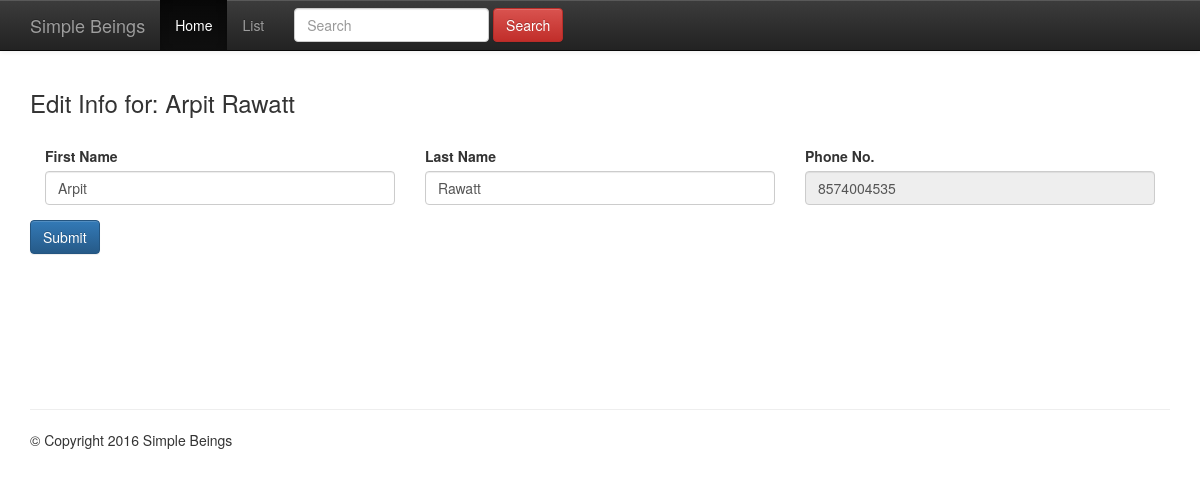
The page /edit_customer.php?id=1 on the database as committed earlier.
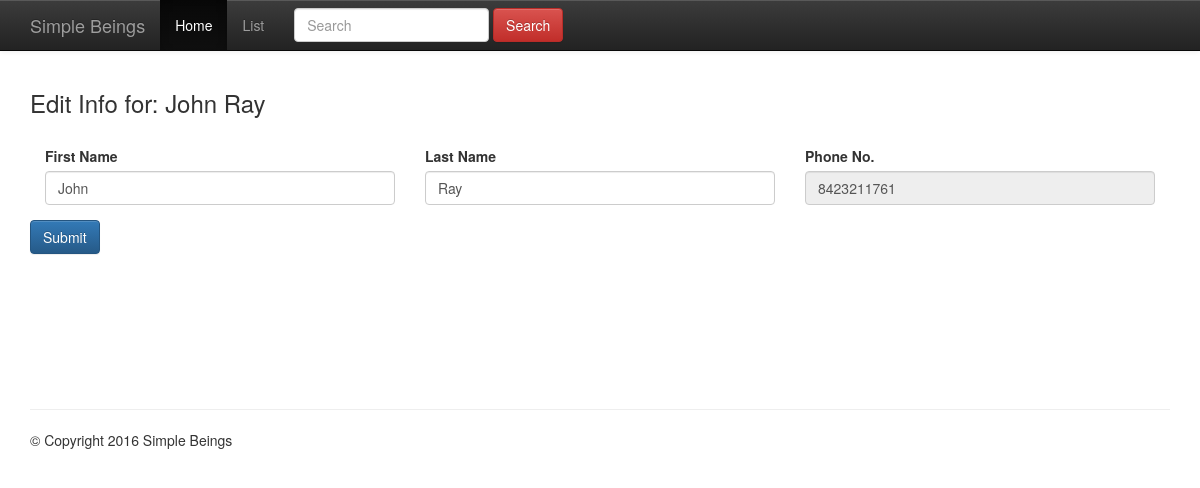
The same page on the database as committed later.
### tables this page shows
CREATE TABLE `Customer` (
  `Customer_ID` smallint(6) NOT NULL,
  `Customer_FName` char(30) NOT NULL,
  `Customer_Lname` char(30) NOT NULL,
  `Phone_Number` char(10) NOT NULL,
  `Family_Plan` tinyint(4) DEFAULT NULL,
  `Family_PlanID` smallint(6) DEFAULT NULL,
  `Customer_Type` char(4) DEFAULT NULL,
  `Usage_Alert` tinyint(4) DEFAULT NULL,
  `Plan_ID` smallint(6) DEFAULT NULL,
  `Employee_ID` smallint(6) NOT NULL
);

### edit_customer.php (the view, shortened to what this page needs)
<?php
include 'dbconnect.php';
$customerId = $_REQUEST['id'];
$query = "SELECT * FROM Customer where Customer_ID='$customerId'";
$sql = $conn->query($query);
$row  = $sql->fetch_assoc();
if($row != NULL)
{
?>
<!DOCTYPE html>
<html>
  <head>
    <link rel="stylesheet" type="text/css" href="bootstrap/css/bootstrap.min.css">
    <link rel="stylesheet" href="bootstrap/css/bootstrap-theme.min.css">
  </head>
  <body>
    <nav id="myNavbar" class="navbar navbar-default navbar-inverse navbar-fixed-top" role="navigation">
    	<div class="container">
    		<div class="navbar-header">
    			<a class="navbar-brand" href="#">Simple Beings</a>
    		</div>
    		<div class="collapse navbar-collapse" id="navbarCollapse">
    			<ul class="nav navbar-nav">
    				<li class="active"><a href="home.php" target="_blank">Home</a></li>
    				<li><a href="#" target="_blank">List</a></li>
            <li>
              <form class="navbar-form navbar-left" action='./search_customer.php' method='get'>
              <div class="form-group">
                <input type="text" class="form-control" name="searchtext" placeholder="Search" />
              </div>
              <button type="submit" class="btn btn-danger">Search</button>
             </form>
            </li>
    			</ul>
    		</div>
    	</div>
    </nav>
    <div class="container">
      <div><h3><p>Edit Info for: <?php echo $row['Customer_FName']. ' '. $row['Customer_Lname']; ?></p></h3></div><br />
      <form action="edit_customer_success.php" method="post">
          <div class="form-group col-xs-4">
              <label for="inputFName">First Name</label>
              <input type="text" name="Customer_FName" value=<?php echo $row['Customer_FName']; ?> class="form-control" >
          </div>
          <div class="form-group col-xs-4">
              <label for="inputLName">Last Name</label>
              <input type="text" name="Customer_Lname" class="form-control" value=<?php echo $row['Customer_Lname']; ?>>
          </div>
          <div class="form-group col-xs-4">
              <label for="inputPhone">Phone No.</label>
              <input type="tel" name="Phone_Number" class="form-control" readonly value=<?php echo $row['Phone_Number']; ?>>
          </div>
          <div class="form-group">
            <button type="submit" class="btn btn-primary">Submit</button>
          </div>
      </form>
      <br /><br />
      <br /><br />
      <br /><br />
      <hr>
    	<div class="row">
    		<div class="col-xs-12">
    			<footer>
    				<p>&copy; Copyright 2016 Simple Beings</p>
    			</footer>
    		</div>
    	</div>
    </div>
  </body>
</html>
<?php
}
?>

Rows that differ between the two databases and show on the page:
changed customer: Customer_FName "Arpit" → "John"; Customer_Lname "Rawatt" → "Ray"; Phone_Number "8574004535" → "8423211761"
